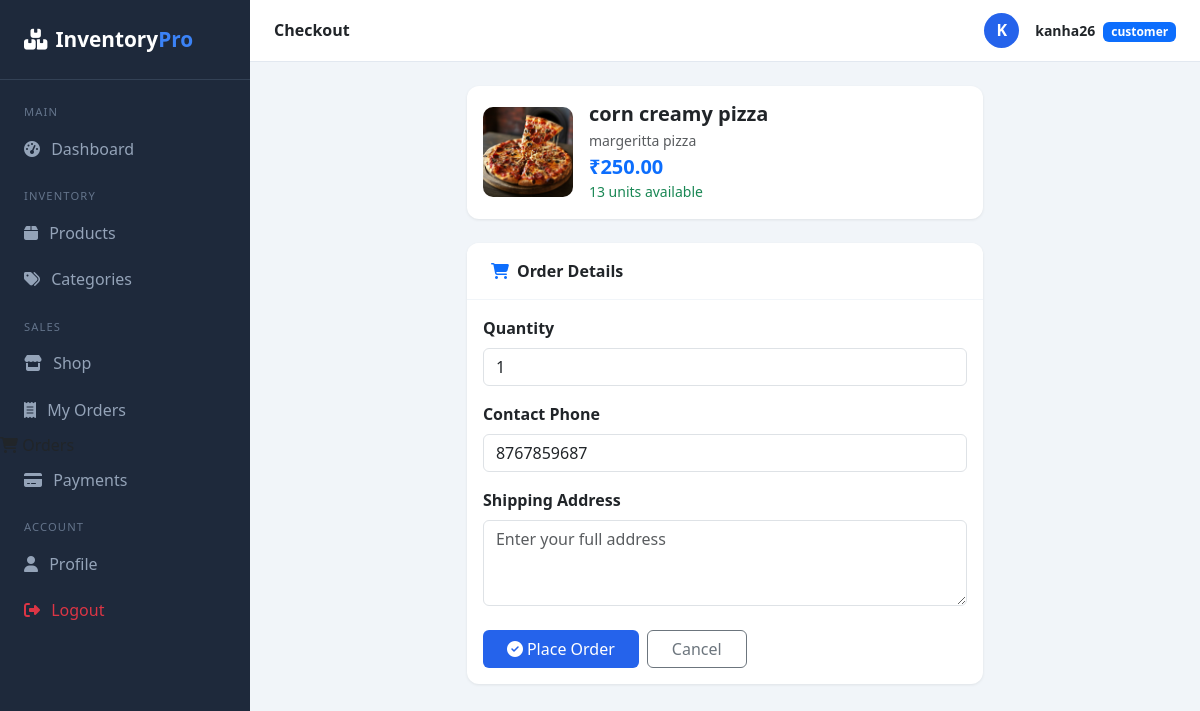
The app's page /orders/shop/buy/1/ (signed in) with its own data.
### accounts/models.py (models this page shows, shortened)
class User(AbstractUser):
    class Role(models.TextChoices):
        ADMIN = "admin", "Admin"
        STAFF = "staff", "Staff"
        CUSTOMER = "customer", "Customer"
    role = models.CharField(max_length=20, choices=Role.choices, default=Role.CUSTOMER)
    email = models.EmailField(unique=True)
    phone = models.CharField(max_length=15, blank=True)
    profile_photo = models.ImageField(upload_to="profiles/", blank=True, null=True)
    address = models.TextField(blank=True)

### products/models.py (models this page shows, shortened)
class Product(models.Model):
    category = models.ForeignKey(
        Category,
        on_delete=models.SET_NULL,
        null=True,
        blank=True,
        related_name="products"
    )
    name = models.CharField(max_length=200)
    sku = models.CharField(max_length=50, unique=True)
    description = models.TextField(blank=True)
    price = models.DecimalField(max_digits=10, decimal_places=2)
    cost_price = models.DecimalField(max_digits=10, decimal_places=2)
    stock_quantity = models.PositiveIntegerField(default=0)
    low_stock_threshold = models.PositiveIntegerField(default=10)
    image = models.ImageField(upload_to="products/", blank=True, null=True)
    is_active = models.BooleanField(default=True)
    created_at = models.DateTimeField(auto_now_add=True)
    updated_at = models.DateTimeField(auto_now=True)

class Category(models.Model):
    name = models.CharField(max_length=100, unique=True)
    description = models.TextField(blank=True)
    created_at = models.DateTimeField(auto_now_add=True)
    class Meta:
        verbose_name_plural = "Categories"

### orders/views.py (the view)
# urls.py: path("shop/buy/<int:product_id>/", views.buy_now, name="buy_now"),
@login_required
def buy_now(request, product_id):
    product = get_object_or_404(Product, pk=product_id, is_active=True)
    if request.method == "POST":
        form = CheckoutForm(request.POST)
        if form.is_valid():
            qty = form.cleaned_data["quantity"]
            if qty > product.stock_quantity:
                messages.error(request, f"Only {product.stock_quantity} units available!")
                return redirect("buy_now", product_id=product.id)
            order = Order.objects.create(
                customer=request.user,
                customer_name=request.user.get_full_name() or request.user.username,
                customer_email=request.user.email,
                customer_phone=form.cleaned_data["phone"],
                shipping_address=form.cleaned_data["shipping_address"],
            )
            OrderItem.objects.create(
                order=order,
                product=product,
                quantity=qty,
                unit_price=product.price,
            )
            order.calculate_total()
            product.stock_quantity -= qty
            product.save()
            messages.success(request, f"Order #{order.order_number} placed successfully!")
            return redirect("my_orders")
    else:
        form = CheckoutForm(initial={
            "shipping_address": request.user.address,
            "phone": request.user.phone,
        })
    return render(request, "orders/buy_now.html", {
        "form": form,
        "product": product,
    })

### orders/forms.py
class CheckoutForm(forms.Form):
    quantity = forms.IntegerField(
        min_value=1,
        initial=1,
        widget=forms.NumberInput(attrs={"class": "form-control"})
    )
    shipping_address = forms.CharField(
        widget=forms.Textarea(attrs={"class": "form-control", "rows": 3, "placeholder": "Enter your full address"})
    )
    phone = forms.CharField(
        max_length=15,
        widget=forms.TextInput(attrs={"class": "form-control", "placeholder": "Contact number"})
    )

### inventory_project/templates/orders/buy_now.html (shortened to what this page needs)
{% extends 'base.html' %}
{% block page_title %}Checkout{% endblock %}
{% block content %}
<div class="row justify-content-center">
  <div class="col-lg-7">
    <div class="card mb-4">
      <div class="card-body d-flex gap-3 align-items-center">
        {% if product.image %}
          <img src="{{ product.image.url }}" style="width:90px;height:90px;object-fit:cover;border-radius:10px;">
        {% else %}
          <div style="width:90px;height:90px;background:#f1f5f9;border-radius:10px;display:flex;align-items:center;justify-content:center;">
            <i class="fas fa-image text-secondary opacity-50 fa-2x"></i>
          </div>
        {% endif %}
        <div>
          <h5 class="fw-bold mb-1">{{ product.name }}</h5>
          <p class="text-muted small mb-1">{{ product.category.name|default:"" }}</p>
          <h5 class="text-primary fw-bold mb-0">₹{{ product.price }}</h5>
          <small class="text-success">{{ product.stock_quantity }} units available</small>
        </div>
      </div>
    </div>
    <div class="card">
      <div class="card-header"><i class="fas fa-shopping-cart me-2 text-primary"></i>Order Details</div>
      <div class="card-body">
        <form method="post">
          <div class="mb-3">
            <label class="form-label fw-semibold">Quantity</label>
            {{ form.quantity }}
          </div>
          <div class="mb-3">
            <label class="form-label fw-semibold">Contact Phone</label>
            {{ form.phone }}
          </div>
          <div class="mb-4">
            <label class="form-label fw-semibold">Shipping Address</label>
            {{ form.shipping_address }}
          </div>
          <div class="d-flex gap-2">
            <button type="submit" class="btn btn-primary px-4">
              <i class="fas fa-check-circle me-1"></i>Place Order
            </button>
            <a href="{% url 'storefront' %}" class="btn btn-outline-secondary px-4">Cancel</a>
          </div>
        </form>
      </div>
    </div>
  </div>
</div>
{% endblock %}

### inventory_project/templates/base.html (shortened to what this page needs)
<!DOCTYPE html>
<html lang="en">
<head>
  <link href="https://cdn.jsdelivr.net/npm/bootstrap@5.3.0/dist/css/bootstrap.min.css" rel="stylesheet">
  <link href="https://cdnjs.cloudflare.com/ajax/libs/font-awesome/6.4.0/css/all.min.css" rel="stylesheet">
</head>
<body>
{% if user.is_authenticated %}
<div class="sidebar">
  <div class="sidebar-brand">
    <i class="fas fa-boxes me-2"></i>Inventory<span>Pro</span>
  </div>
  <nav class="mt-2">
    <div class="nav-label">Main</div>
    <a href="{% url 'dashboard' %}" class="nav-link {% if request.resolver_match.url_name == 'dashboard' %}active{% endif %}">
      <i class="fas fa-tachometer-alt"></i> Dashboard</a>
    <div class="nav-label">Inventory</div>
    <a href="{% url 'product_list' %}" class="nav-link {% if 'product' in request.resolver_match.url_name %}active{% endif %}">
      <i class="fas fa-box"></i> Products</a>
    <a href="{% url 'category_list' %}" class="nav-link {% if 'category' in request.resolver_match.url_name %}active{% endif %}">
      <i class="fas fa-tags"></i> Categories</a>
    <div class="nav-label">Sales</div>
    {% if user.role == 'customer' %}
      <a href="{% url 'storefront' %}" class="nav-link {% if request.resolver_match.url_name == 'storefront' %}active{% endif %}">
        <i class="fas fa-store"></i> Shop</a>
      <a href="{% url 'my_orders' %}" class="nav-link {% if request.resolver_match.url_name == 'my_orders' %}active{% endif %}">
        <i class="fas fa-receipt"></i> My Orders</a>
    {% endif %}
        <i class="fas fa-shopping-cart"></i> Orders</a>
      <a href="{% url 'payment_list' %}" class="nav-link {% if 'payment' in request.resolver_match.url_name %}active{% endif %}">
        <i class="fas fa-credit-card"></i> Payments</a>
    <div class="nav-label">Account</div>
    <a href="{% url 'profile' %}" class="nav-link {% if request.resolver_match.url_name == 'profile' %}active{% endif %}">
      <i class="fas fa-user"></i> Profile</a>
    <a href="{% url 'logout' %}" class="nav-link text-danger">
      <i class="fas fa-sign-out-alt"></i> Logout</a>
  </nav>
</div>
<div class="main-content">
  <div class="topbar">
    <h6 class="mb-0 fw-semibold">{% block page_title %}Dashboard{% endblock %}</h6>
    <div class="d-flex align-items-center gap-3">
      {% if user.profile_photo %}
        <img src="{{ user.profile_photo.url }}" class="rounded-circle" width="35" height="35" style="object-fit:cover;">
      {% else %}
        <div style="width:35px;height:35px;background:#2563eb;border-radius:50%;display:flex;align-items:center;justify-content:center;color:#fff;font-weight:700;">
          {{ user.username|first|upper }}
        </div>
      {% endif %}
      <div>
        <span class="fw-semibold small">{{ user.username }}</span>
        <span class="badge bg-primary ms-1 small">{{ user.role }}</span>
      </div>
    </div>
  </div>
  <div class="page-body">
    {% block content %}{% endblock %}
  </div>
</div>
{% else %}
  {% block auth_content %}{% endblock %}
{% endif %}
</body>
</html>

### inventory_project/templates/base.html (style rules this page uses)
:root { --primary: #2563eb; --sidebar-width: 250px; }
body { background: #f1f5f9; font-family: 'Segoe UI', sans-serif; }
.sidebar { width: var(--sidebar-width); background: #1e293b; min-height: 100vh; position: fixed; top: 0; left: 0; z-index: 100; }
.sidebar-brand { padding: 1.5rem; color: #fff; font-size: 1.3rem; font-weight: 700; border-bottom: 1px solid #334155; }
.sidebar-brand span { color: #3b82f6; }
.sidebar .nav-link { color: #94a3b8; padding: .7rem 1.5rem; display: flex; align-items: center; gap: .7rem; transition: all .2s; }
.sidebar .nav-label { color: #64748b; font-size: .7rem; text-transform: uppercase; letter-spacing: .1em; padding: 1rem 1.5rem .3rem; }
.main-content { margin-left: var(--sidebar-width); }
.topbar { background: #fff; padding: .8rem 1.5rem; border-bottom: 1px solid #e2e8f0; display: flex; justify-content: space-between; align-items: center; position: sticky; top: 0; z-index: 99; }
.page-body { padding: 1.5rem; }
.card { border: none; border-radius: 12px; box-shadow: 0 1px 3px rgba(0,0,0,.08); }
.card-header { background: #fff; border-bottom: 1px solid #f1f5f9; font-weight: 600; border-radius: 12px 12px 0 0 !important; padding: 1rem 1.5rem; }
.btn-primary { background: #2563eb; border: none; }

### inventory_project/templates/orders/buy_now.html (style rules this page uses)
input, textarea { display: block; width: 100%; padding: .5rem .75rem; border: 1px solid #dee2e6; border-radius: .375rem; }

### records on screen
User: username|first "K", username "kanha26", role "customer", phone "8767859687"
Product: image (picture), name "corn creamy pizza", category.name "margeritta pizza", price "250.00", stock_quantity "13"
